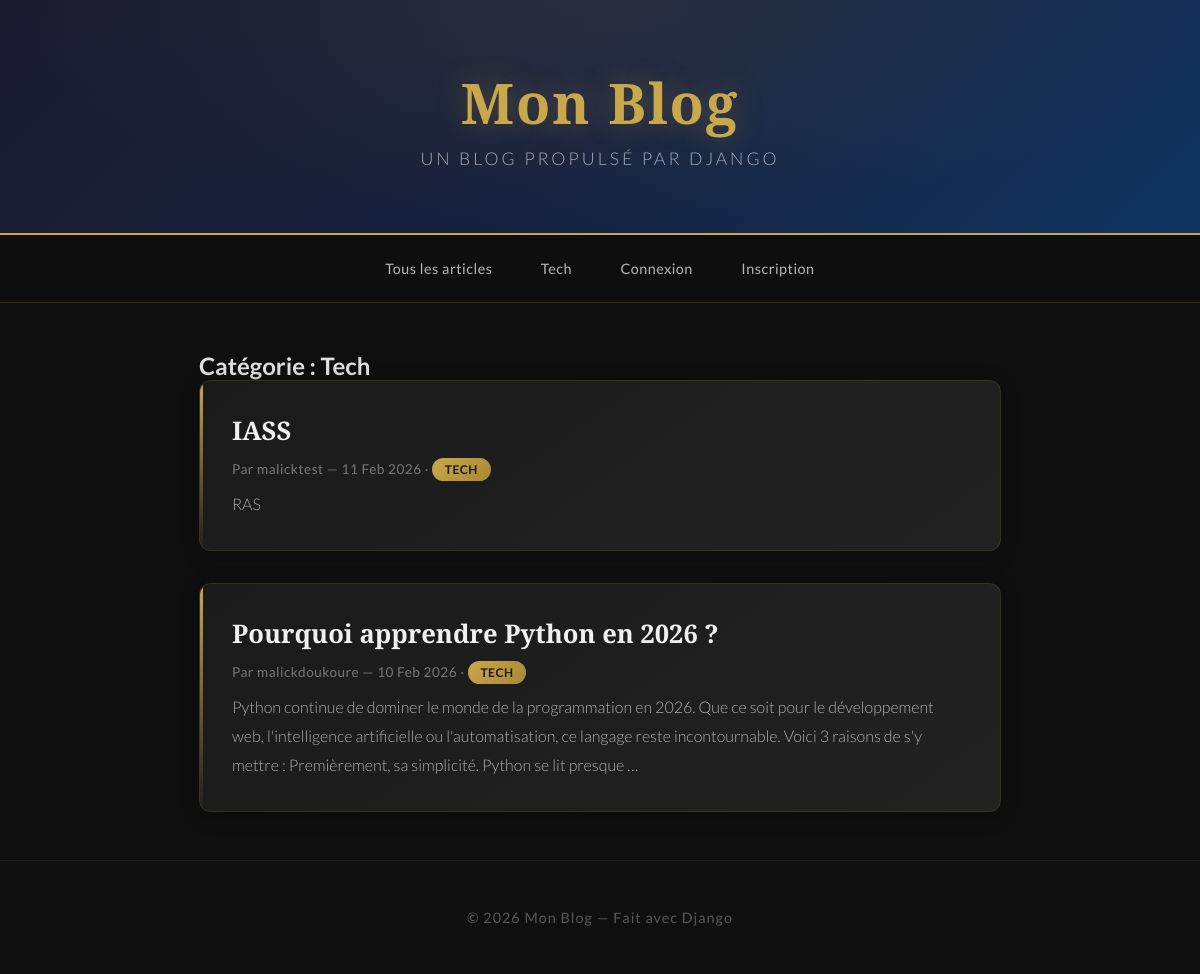
Page /category/1/ on the committed database.
### blog/models.py (models this page shows, shortened)
class Category(models.Model):
    name = models.CharField(max_length=100)
    def __str__(self):
        return self.name
    class Meta:
        verbose_name_plural = "categories"

class Article(models.Model):
    title = models.CharField(max_length=200)
    content = models.TextField()
    image = models.ImageField(upload_to='articles/', blank=True, null=True)
    author = models.ForeignKey(User, on_delete=models.CASCADE)
    category = models.ForeignKey(Category, on_delete=models.SET_NULL, null=True, blank=True)
    likes = models.ManyToManyField(User, related_name='liked_articles', blank=True)
    created_at = models.DateTimeField(auto_now_add=True)
    updated_at = models.DateTimeField(auto_now=True)
    class Meta:
        ordering = ['-created_at']

### blog/views.py (the view)
# urls.py: path('category/<int:pk>/', views.category_articles, name='category_articles'),
def category_articles(request, pk):
    category = get_object_or_404(Category, pk=pk)
    articles = Article.objects.filter(category=category)
    return render(request, 'blog/article_list.html', {
        'articles': articles,
        'categories': Category.objects.all(),
        'current_category': category,
    })

### blog/templates/blog/article_list.html (shortened to what this page needs)
{% extends 'blog/base.html' %}
{% block content %}
    {% if current_category %}
        <h2>Catégorie : {{ current_category.name }}</h2>
    {% endif %}
    {% for article in articles %}
        <div class="article-card">
            <h2><a href="{% url 'article_detail' article.pk %}">{{ article.title }}</a></h2>
            <p class="article-meta">
                Par {{ article.author }} — {{ article.created_at|date:"d M Y" }}
                {% if article.category %}
                    · <a href="{% url 'category_articles' article.category.pk %}" class="category-tag">{{ article.category }}</a>
                {% endif %}
            </p>
            <p class="article-excerpt">{{ article.content|truncatewords:40 }}</p>
        </div>
    {% empty %}
        <p>Aucun article pour le moment.</p>
    {% endfor %}
{% endblock %}

### blog/templates/blog/base.html (shortened to what this page needs)
{% load static %}
<!DOCTYPE html>
<html lang="fr">
<head>
    <link rel="stylesheet" href="{% static 'blog/css/style.css' %}">
</head>
<body>
    <header>
        <h1><a href="{% url 'article_list' %}">Mon Blog</a></h1>
        <p>Un blog propulsé par Django</p>
    </header>
    <nav>
        <a href="{% url 'article_list' %}">Tous les articles</a>
        {% for cat in categories %}
            <a href="{% url 'category_articles' cat.pk %}">{{ cat.name }}</a>
        {% endfor %}
        {% if user.is_authenticated %}
            <a href="{% url 'article_create' %}">Écrire un article</a>
            <form method="post" action="{% url 'logout' %}" style="display: inline;">
                {% csrf_token %}
                <button type="submit" class="nav-logout">Déconnexion ({{ user.username }})</button>
            </form>
        {% else %}
            <a href="{% url 'login' %}">Connexion</a>
            <a href="{% url 'register' %}">Inscription</a>
        {% endif %}
    </nav>
    <div class="container">
        {% block content %}{% endblock %}
    </div>
    <footer>
        <p>© 2026 Mon Blog — Fait avec Django</p>
    </footer>
</body>
</html>

### blog/static/blog/css/style.css (style rules this page uses)
* { margin: 0; padding: 0; box-sizing: border-box; }
body { font-family: 'Lato', sans-serif; background: #0f0f0f; color: #e0e0e0; min-height: 100vh; }
header { background: linear-gradient(135deg, #1a1a2e 0%, #16213e 50%, #0f3460 100%); color: white; padding: 4rem 2rem; text-align: center; border-bottom: 2px solid #c9a84c; position: relative; overflow: hidden; }
header::before { content: ''; position: absolute; top: 0; left: 0; right: 0; bottom: 0; background: radial-gradient(ellipse at top, rgba(201, 168, 76, 0.1) 0%, transparent 70%); }
header h1 { font-family: 'Playfair Display', serif; font-size: 3.5rem; font-weight: 900; margin-bottom: 0.5rem; letter-spacing: 2px; position: relative; }
header h1 a { color: #c9a84c; text-decoration: none; text-shadow: 0 0 30px rgba(201, 168, 76, 0.3); transition: text-shadow 0.3s ease; }
header p { font-size: 1.1rem; color: rgba(255, 255, 255, 0.6); font-weight: 300; letter-spacing: 3px; text-transform: uppercase; position: relative; }
nav { background: rgba(15, 15, 15, 0.95); padding: 1rem 2rem; display: flex; gap: 0.5rem; flex-wrap: wrap; justify-content: center; align-items: center; border-bottom: 1px solid rgba(201, 168, 76, 0.2); backdrop-filter: blur(10px); }
nav a { color: rgba(255, 255, 255, 0.7); text-decoration: none; padding: 0.5rem 1.2rem; border-radius: 25px; font-size: 0.9rem; letter-spacing: 0.5px; transition: all 0.3s ease; border: 1px solid transparent; }
.container { max-width: 850px; margin: 3rem auto; padding: 0 1.5rem; }
.article-card { background: linear-gradient(145deg, #1a1a1a, #222222); padding: 2rem; margin-bottom: 2rem; border-radius: 12px; border: 1px solid rgba(201, 168, 76, 0.15); box-shadow: 0 4px 20px rgba(0, 0, 0, 0.3); transition: all 0.4s ease; position: relative; overflow: hidden; }
.article-card::before { content: ''; position: absolute; top: 0; left: 0; width: 3px; height: 100%; background: linear-gradient(to bottom, #c9a84c, transparent); }
.article-card h2 { font-family: 'Playfair Display', serif; font-size: 1.6rem; margin-bottom: 0.5rem; }
.article-card h2 a { color: #f0f0f0; text-decoration: none; transition: color 0.3s ease; }
.article-meta { color: rgba(255, 255, 255, 0.4); font-size: 0.85rem; margin: 0.8rem 0; letter-spacing: 0.5px; }
.article-excerpt { line-height: 1.8; color: rgba(255, 255, 255, 0.65); font-weight: 300; }
.category-tag { background: linear-gradient(135deg, #c9a84c, #a88832); color: #1a1a1a; padding: 0.25rem 0.8rem; border-radius: 20px; font-size: 0.75rem; text-decoration: none; font-weight: 700; letter-spacing: 0.5px; text-transform: uppercase; transition: all 0.3s ease; }
footer { text-align: center; padding: 3rem 2rem; color: rgba(255, 255, 255, 0.3); margin-top: 3rem; border-top: 1px solid rgba(201, 168, 76, 0.1); letter-spacing: 1px; font-size: 0.9rem; }

### rows in the picture
Category: name "Tech"
Article: title "IASS", author "malicktest", created_at "11 Feb 2026", category "TECH", content "RAS"
Article: title "Pourquoi apprendre Python en 2026 ?", author "malickdoukoure", created_at "10 Feb 2026", category "TECH", content "Python continue de dominer le monde de la programmation en 2026. Que ce soit pour le développement web, l'intelligence artificielle ou l'automatisation, ce langage reste incontournable. Voici 3 raisons de s'y mettre : Premièrement, sa simplicité. Python se lit presque …"
